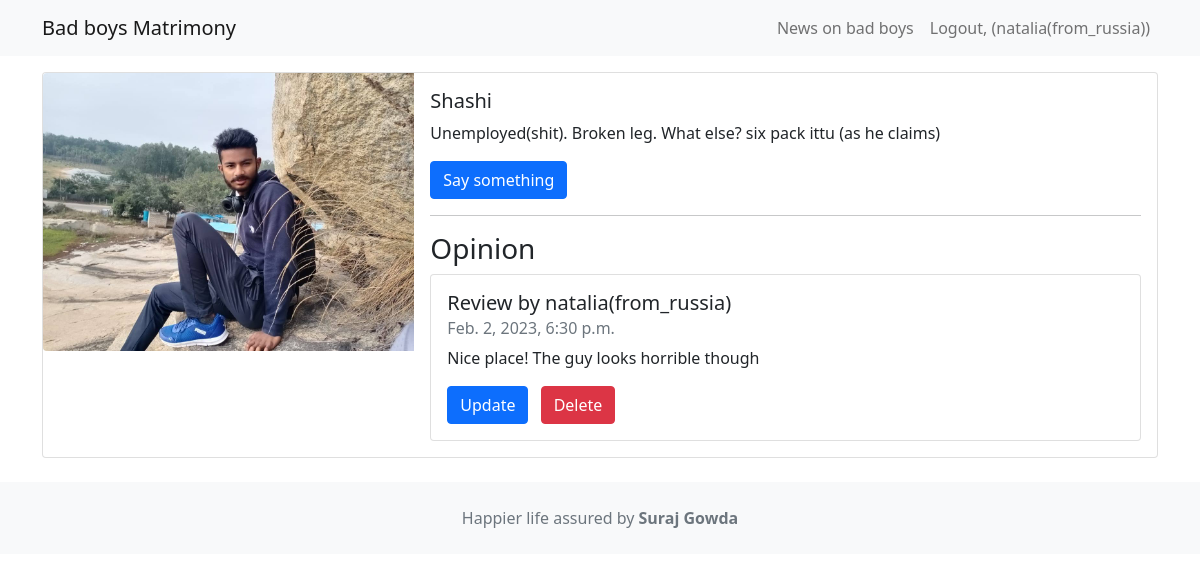
Screenshot of /list/1 (signed in) with the database file from the repository.
### movie/models.py (models this page shows, shortened)
class Movie (models.Model):
    title = models.CharField(max_length=100)
    description = models.CharField(max_length=250)
    image = models.ImageField(upload_to='movie/images/')
    url = models.URLField(blank=True)

class Reviews(models.Model):
    text = models.CharField(max_length=200)
    date = models.DateTimeField(auto_now_add=True)
    user = models.ForeignKey(User, on_delete=models.CASCADE)
    movie = models.ForeignKey(Movie, on_delete=models.CASCADE)
    watchAgain = models.BooleanField()

### movie/views.py (the view)
# urls.py: path('<int:movie_id>', views.detail, name="detail"),
def detail(request, movie_id):
    movie = get_object_or_404(Movie, pk=movie_id)
    reviews = Reviews.objects.filter(movie=movie)
    return render(request, 'details.html', {'movie': movie, 'reviews': reviews})

### movie/templates/details.html (shortened to what this page needs)
{% extends 'base.html' %}
{% block content %}
<div class="card mb-3">
 <div class="row g-0">
 <div class="col-md-4">
 <img src="{{ movie.image.url }}" class="img-fluid rounded-start" alt="">
 </div>
 <div class="col-md-8">
 <div class="card-body">
 <h5 class="card-title">{{ movie.title }}</h5>
 <p class="card-text">{{ movie.description }}</p>
 <p class="card-text">
 {% if user.is_authenticated %}
 <a href="{% url 'createreview' movie.id %}" class="btn btn-primary">Say something</a>
 {% endif %}
 </p>
 <hr/>
 <h3>Opinion</h3>
 <ul class="list-group">
    {% for review in reviews %}
     <li class="list-group-item pb-3 pt-3">
         <h5 class="card-title"> Review by {{ review.user.username }} </h5>
         <h6 class="card-subtitle mb-2 text-muted"> {{ review.date }} </h6>
         <p class="card-text">{{ review.text }}</p>
 {% if user.is_authenticated and user ==  review.user %}
 <a class="btn btn-primary me-2" href="{% url 'updatereview' review.id %}">Update</a>
  <a class="btn btn-danger" href="{% url 'deletereview' review.id %}">Delete</a>
 {% endif %}
 </li>
 {% endfor %}
 </ul>
 </div>
 </div>
 </div>
</div>
{% endblock content %}

### moviereview/templates/base.html (shortened to what this page needs)
<!DOCTYPE html>
<html>
 <head>
 <link href="https://cdn.jsdelivr.net/npm/bootstrap@5.1.1/dist/css/bootstrap.min.css" rel="stylesheet" />
 </head>
 <body>
    <nav class="navbar navbar-expand-lg navbar-light bg-light mb-3">
    <div class="container">
    <a class="navbar-brand" href="{% url 'index' %}">Bad boys Matrimony</a>
    <div class="collapse navbar-collapse" id="navbarNavAltMarkup">
    <div class="navbar-nav ms-auto">
        <a class="nav-link" href="{% url 'news' %}">News on bad boys</a>
        {% if user.is_authenticated %}
        <a class="nav-link" href="{% url 'logoutaccount' %}">Logout, ({{ user.username }})</a>
        {% else %}
        <a class="nav-link" href="{% url 'loginaccount' %}">Login</a>
        <a class="nav-link" href="{% url 'signupaccount' %}">Sign Up</a>
        {% endif %}
        </div>
        </div>
        </div>
        </nav>
        <div class="container">
        {% block content %}
        {% endblock content %}
        </div>
        <footer class="text-center text-lg-start bg-light text-muted mt-4">
             <div class="text-center p-4">Happier life assured by <a class="text-reset fw-bold text-decoration-none" target="_blank" href="#">Suraj Gowda</a></div>
 </footer>
        </body>
       </html>

### rows the page displays
Movie: image (picture), title "Shashi", description "Unemployed(shit). Broken leg. What else? six pack ittu (as he claims)"
Reviews: user.username "natalia(from_russia)", date "Feb. 2, 2023, 6:30 p.m.", text "Nice place! The guy looks horrible though", shows "Update"

### other values shown
{{ user.username }} "natalia(from_russia)"
